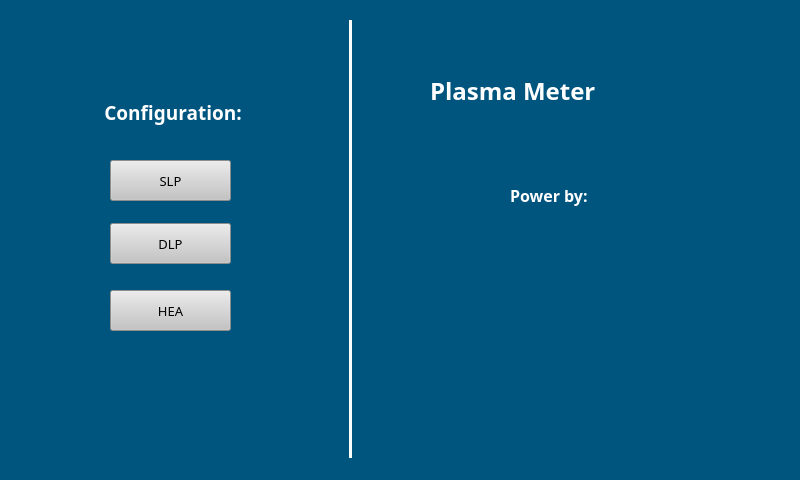
<?xml version="1.0" encoding="UTF-8"?>
<ui version="4.0">
 <class>Menu_Window</class>
 <widget class="QMainWindow" name="Menu_Window">
  <property name="geometry">
   <rect>
    <x>0</x>
    <y>0</y>
    <width>800</width>
    <height>480</height>
   </rect>
  </property>
  <property name="minimumSize">
   <size>
    <width>800</width>
    <height>480</height>
   </size>
  </property>
  <property name="maximumSize">
   <size>
    <width>800</width>
    <height>480</height>
   </size>
  </property>
  <property name="windowTitle">
   <string>MainWindow</string>
  </property>
  <property name="styleSheet">
   <string notr="true">background-color: rgb(0, 85, 127);</string>
  </property>
  <widget class="QWidget" name="centralwidget">
   <widget class="QPushButton" name="SLP_Btn">
    <property name="geometry">
     <rect>
      <x>110</x>
      <y>160</y>
      <width>121</width>
      <height>41</height>
     </rect>
    </property>
    <property name="font">
     <font>
      <family>Rockwell</family>
      <pointsize>10</pointsize>
     </font>
    </property>
    <property name="styleSheet">
     <string notr="true">background-color: rgb(196, 196, 196);</string>
    </property>
    <property name="text">
     <string>SLP</string>
    </property>
   </widget>
   <widget class="QPushButton" name="DLP_Btn">
    <property name="geometry">
     <rect>
      <x>110</x>
      <y>223</y>
      <width>121</width>
      <height>41</height>
     </rect>
    </property>
    <property name="font">
     <font>
      <family>Rockwell</family>
      <pointsize>10</pointsize>
     </font>
    </property>
    <property name="styleSheet">
     <string notr="true">background-color: rgb(196, 196, 196);</string>
    </property>
    <property name="text">
     <string>DLP</string>
    </property>
   </widget>
   <widget class="QPushButton" name="HEA_Btn">
    <property name="geometry">
     <rect>
      <x>110</x>
      <y>290</y>
      <width>121</width>
      <height>41</height>
     </rect>
    </property>
    <property name="font">
     <font>
      <family>Rockwell</family>
      <pointsize>10</pointsize>
      <weight>50</weight>
      <bold>false</bold>
     </font>
    </property>
    <property name="styleSheet">
     <string notr="true">background-color: rgb(196, 196, 196);</string>
    </property>
    <property name="text">
     <string>HEA</string>
    </property>
   </widget>
   <widget class="QLabel" name="Logo_Label">
    <property name="geometry">
     <rect>
      <x>390</x>
      <y>170</y>
      <width>321</width>
      <height>301</height>
     </rect>
    </property>
    <property name="styleSheet">
     <string notr="true">image: url(:/newPrefix/RacerLogoPng.png);</string>
    </property>
    <property name="text">
     <string/>
    </property>
   </widget>
   <widget class="Line" name="line">
    <property name="geometry">
     <rect>
      <x>40</x>
      <y>470</y>
      <width>711</width>
      <height>20</height>
     </rect>
    </property>
    <property name="palette">
     <palette>
      <active>
       <colorrole role="WindowText">
        <brush brushstyle="SolidPattern">
         <color alpha="255">
          <red>255</red>
          <green>255</green>
          <blue>255</blue>
         </color>
        </brush>
       </colorrole>
       <colorrole role="Button">
        <brush brushstyle="SolidPattern">
         <color alpha="255">
          <red>0</red>
          <green>85</green>
          <blue>127</blue>
         </color>
        </brush>
       </colorrole>
       <colorrole role="Dark">
        <brush brushstyle="SolidPattern">
         <color alpha="255">
          <red>255</red>
          <green>255</green>
          <blue>255</blue>
         </color>
        </brush>
       </colorrole>
       <colorrole role="Text">
        <brush brushstyle="SolidPattern">
         <color alpha="255">
          <red>0</red>
          <green>0</green>
          <blue>0</blue>
         </color>
        </brush>
       </colorrole>
       <colorrole role="ButtonText">
        <brush brushstyle="SolidPattern">
         <color alpha="255">
          <red>0</red>
          <green>0</green>
          <blue>0</blue>
         </color>
        </brush>
       </colorrole>
       <colorrole role="Base">
        <brush brushstyle="SolidPattern">
         <color alpha="255">
          <red>0</red>
          <green>85</green>
          <blue>127</blue>
         </color>
        </brush>
       </colorrole>
       <colorrole role="Window">
        <brush brushstyle="SolidPattern">
         <color alpha="255">
          <red>0</red>
          <green>85</green>
          <blue>127</blue>
         </color>
        </brush>
       </colorrole>
       <colorrole role="PlaceholderText">
        <brush brushstyle="SolidPattern">
         <color alpha="128">
          <red>0</red>
          <green>0</green>
          <blue>0</blue>
         </color>
        </brush>
       </colorrole>
      </active>
      <inactive>
       <colorrole role="WindowText">
        <brush brushstyle="SolidPattern">
         <color alpha="255">
          <red>255</red>
          <green>255</green>
          <blue>255</blue>
         </color>
        </brush>
       </colorrole>
       <colorrole role="Button">
        <brush brushstyle="SolidPattern">
         <color alpha="255">
          <red>0</red>
          <green>85</green>
          <blue>127</blue>
         </color>
        </brush>
       </colorrole>
       <colorrole role="Dark">
        <brush brushstyle="SolidPattern">
         <color alpha="255">
          <red>255</red>
          <green>255</green>
          <blue>255</blue>
         </color>
        </brush>
       </colorrole>
       <colorrole role="Text">
        <brush brushstyle="SolidPattern">
         <color alpha="255">
          <red>0</red>
          <green>0</green>
          <blue>0</blue>
         </color>
        </brush>
       </colorrole>
       <colorrole role="ButtonText">
        <brush brushstyle="SolidPattern">
         <color alpha="255">
          <red>0</red>
          <green>0</green>
          <blue>0</blue>
         </color>
        </brush>
       </colorrole>
       <colorrole role="Base">
        <brush brushstyle="SolidPattern">
         <color alpha="255">
          <red>0</red>
          <green>85</green>
          <blue>127</blue>
         </color>
        </brush>
       </colorrole>
       <colorrole role="Window">
        <brush brushstyle="SolidPattern">
         <color alpha="255">
          <red>0</red>
          <green>85</green>
          <blue>127</blue>
         </color>
        </brush>
       </colorrole>
       <colorrole role="PlaceholderText">
        <brush brushstyle="SolidPattern">
         <color alpha="128">
          <red>0</red>
          <green>0</green>
          <blue>0</blue>
         </color>
        </brush>
       </colorrole>
      </inactive>
      <disabled>
       <colorrole role="WindowText">
        <brush brushstyle="SolidPattern">
         <color alpha="255">
          <red>255</red>
          <green>255</green>
          <blue>255</blue>
         </color>
        </brush>
       </colorrole>
       <colorrole role="Button">
        <brush brushstyle="SolidPattern">
         <color alpha="255">
          <red>0</red>
          <green>85</green>
          <blue>127</blue>
         </color>
        </brush>
       </colorrole>
       <colorrole role="Dark">
        <brush brushstyle="SolidPattern">
         <color alpha="255">
          <red>255</red>
          <green>255</green>
          <blue>255</blue>
         </color>
        </brush>
       </colorrole>
       <colorrole role="Text">
        <brush brushstyle="SolidPattern">
         <color alpha="255">
          <red>255</red>
          <green>255</green>
          <blue>255</blue>
         </color>
        </brush>
       </colorrole>
       <colorrole role="ButtonText">
        <brush brushstyle="SolidPattern">
         <color alpha="255">
          <red>255</red>
          <green>255</green>
          <blue>255</blue>
         </color>
        </brush>
       </colorrole>
       <colorrole role="Base">
        <brush brushstyle="SolidPattern">
         <color alpha="255">
          <red>0</red>
          <green>85</green>
          <blue>127</blue>
         </color>
        </brush>
       </colorrole>
       <colorrole role="Window">
        <brush brushstyle="SolidPattern">
         <color alpha="255">
          <red>0</red>
          <green>85</green>
          <blue>127</blue>
         </color>
        </brush>
       </colorrole>
       <colorrole role="PlaceholderText">
        <brush brushstyle="SolidPattern">
         <color alpha="128">
          <red>0</red>
          <green>0</green>
          <blue>0</blue>
         </color>
        </brush>
       </colorrole>
      </disabled>
     </palette>
    </property>
    <property name="toolTip">
     <string/>
    </property>
    <property name="frameShadow">
     <enum>QFrame::Plain</enum>
    </property>
    <property name="lineWidth">
     <number>3</number>
    </property>
    <property name="orientation">
     <enum>Qt::Horizontal</enum>
    </property>
   </widget>
   <widget class="Line" name="line_2">
    <property name="geometry">
     <rect>
      <x>340</x>
      <y>20</y>
      <width>20</width>
      <height>451</height>
     </rect>
    </property>
    <property name="minimumSize">
     <size>
      <width>20</width>
      <height>0</height>
     </size>
    </property>
    <property name="maximumSize">
     <size>
      <width>20</width>
      <height>16777215</height>
     </size>
    </property>
    <property name="palette">
     <palette>
      <active>
       <colorrole role="WindowText">
        <brush brushstyle="SolidPattern">
         <color alpha="255">
          <red>255</red>
          <green>255</green>
          <blue>255</blue>
         </color>
        </brush>
       </colorrole>
       <colorrole role="Button">
        <brush brushstyle="SolidPattern">
         <color alpha="255">
          <red>0</red>
          <green>85</green>
          <blue>127</blue>
         </color>
        </brush>
       </colorrole>
       <colorrole role="Base">
        <brush brushstyle="SolidPattern">
         <color alpha="255">
          <red>0</red>
          <green>85</green>
          <blue>127</blue>
         </color>
        </brush>
       </colorrole>
       <colorrole role="Window">
        <brush brushstyle="SolidPattern">
         <color alpha="255">
          <red>0</red>
          <green>85</green>
          <blue>127</blue>
         </color>
        </brush>
       </colorrole>
       <colorrole role="PlaceholderText">
        <brush brushstyle="SolidPattern">
         <color alpha="128">
          <red>170</red>
          <green>0</green>
          <blue>0</blue>
         </color>
        </brush>
       </colorrole>
      </active>
      <inactive>
       <colorrole role="WindowText">
        <brush brushstyle="SolidPattern">
         <color alpha="255">
          <red>255</red>
          <green>255</green>
          <blue>255</blue>
         </color>
        </brush>
       </colorrole>
       <colorrole role="Button">
        <brush brushstyle="SolidPattern">
         <color alpha="255">
          <red>0</red>
          <green>85</green>
          <blue>127</blue>
         </color>
        </brush>
       </colorrole>
       <colorrole role="Base">
        <brush brushstyle="SolidPattern">
         <color alpha="255">
          <red>0</red>
          <green>85</green>
          <blue>127</blue>
         </color>
        </brush>
       </colorrole>
       <colorrole role="Window">
        <brush brushstyle="SolidPattern">
         <color alpha="255">
          <red>0</red>
          <green>85</green>
          <blue>127</blue>
         </color>
        </brush>
       </colorrole>
       <colorrole role="PlaceholderText">
        <brush brushstyle="SolidPattern">
         <color alpha="128">
          <red>170</red>
          <green>0</green>
          <blue>0</blue>
         </color>
        </brush>
       </colorrole>
      </inactive>
      <disabled>
       <colorrole role="WindowText">
        <brush brushstyle="SolidPattern">
         <color alpha="255">
          <red>120</red>
          <green>120</green>
          <blue>120</blue>
         </color>
        </brush>
       </colorrole>
       <colorrole role="Button">
        <brush brushstyle="SolidPattern">
         <color alpha="255">
          <red>0</red>
          <green>85</green>
          <blue>127</blue>
         </color>
        </brush>
       </colorrole>
       <colorrole role="Base">
        <brush brushstyle="SolidPattern">
         <color alpha="255">
          <red>0</red>
          <green>85</green>
          <blue>127</blue>
         </color>
        </brush>
       </colorrole>
       <colorrole role="Window">
        <brush brushstyle="SolidPattern">
         <color alpha="255">
          <red>0</red>
          <green>85</green>
          <blue>127</blue>
         </color>
        </brush>
       </colorrole>
       <colorrole role="PlaceholderText">
        <brush brushstyle="SolidPattern">
         <color alpha="128">
          <red>170</red>
          <green>0</green>
          <blue>0</blue>
         </color>
        </brush>
       </colorrole>
      </disabled>
     </palette>
    </property>
    <property name="styleSheet">
     <string notr="true"/>
    </property>
    <property name="frameShadow">
     <enum>QFrame::Plain</enum>
    </property>
    <property name="lineWidth">
     <number>3</number>
    </property>
    <property name="orientation">
     <enum>Qt::Vertical</enum>
    </property>
   </widget>
   <widget class="QLabel" name="Configuration_Label">
    <property name="geometry">
     <rect>
      <x>0</x>
      <y>97</y>
      <width>351</width>
      <height>31</height>
     </rect>
    </property>
    <property name="font">
     <font>
      <family>Rockwell Extra Bold</family>
      <pointsize>14</pointsize>
      <weight>75</weight>
      <bold>true</bold>
     </font>
    </property>
    <property name="autoFillBackground">
     <bool>false</bool>
    </property>
    <property name="styleSheet">
     <string notr="true">color: rgb(255, 255, 255);</string>
    </property>
    <property name="text">
     <string>Configuration: </string>
    </property>
    <property name="scaledContents">
     <bool>false</bool>
    </property>
    <property name="alignment">
     <set>Qt::AlignCenter</set>
    </property>
   </widget>
   <widget class="QLabel" name="label_3">
    <property name="geometry">
     <rect>
      <x>510</x>
      <y>180</y>
      <width>121</width>
      <height>31</height>
     </rect>
    </property>
    <property name="font">
     <font>
      <family>Rockwell Extra Bold</family>
      <pointsize>12</pointsize>
      <weight>75</weight>
      <bold>true</bold>
     </font>
    </property>
    <property name="styleSheet">
     <string notr="true">color: rgb(255, 255, 255);
</string>
    </property>
    <property name="text">
     <string>Power by:</string>
    </property>
   </widget>
   <widget class="QLabel" name="PlasmaMeter_Label">
    <property name="geometry">
     <rect>
      <x>430</x>
      <y>60</y>
      <width>261</width>
      <height>61</height>
     </rect>
    </property>
    <property name="font">
     <font>
      <family>Rockwell Extra Bold</family>
      <pointsize>18</pointsize>
      <weight>75</weight>
      <bold>true</bold>
     </font>
    </property>
    <property name="styleSheet">
     <string notr="true">color: rgb(255, 255, 255);</string>
    </property>
    <property name="text">
     <string>Plasma Meter</string>
    </property>
   </widget>
   <zorder>SLP_Btn</zorder>
   <zorder>DLP_Btn</zorder>
   <zorder>HEA_Btn</zorder>
   <zorder>Logo_Label</zorder>
   <zorder>line</zorder>
   <zorder>Configuration_Label</zorder>
   <zorder>label_3</zorder>
   <zorder>PlasmaMeter_Label</zorder>
   <zorder>line_2</zorder>
  </widget>
  <widget class="QMenuBar" name="menubar">
   <property name="geometry">
    <rect>
     <x>0</x>
     <y>0</y>
     <width>800</width>
     <height>26</height>
    </rect>
   </property>
  </widget>
  <widget class="QStatusBar" name="statusbar"/>
 </widget>
 <tabstops>
  <tabstop>SLP_Btn</tabstop>
  <tabstop>DLP_Btn</tabstop>
  <tabstop>HEA_Btn</tabstop>
 </tabstops>
 <resources>
  <include location="../../OneDrive/Pictures/Resource.qrc"/>
 </resources>
 <connections/>
</ui>
